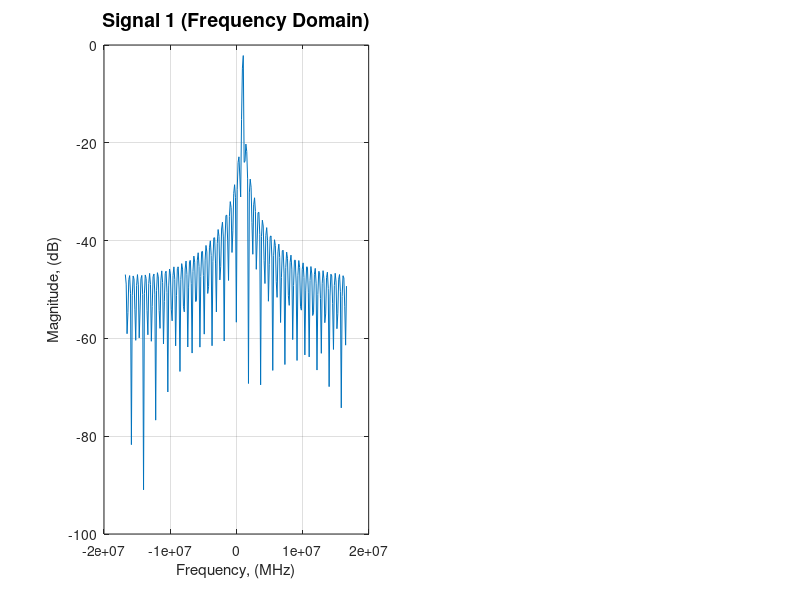

Write the MATLAB code that produced this figure. (Note: this script raises an error after producing the figure.)
function complex_signal_generator()
% ORDER OF OPERATIONS: 
%   1. Open this file and press run to create or update the .csv file
%   2. WAIT FOR THE FILE TO GENERATE - ITS BIG AND TAKES SOME TIME!!!

% Function to generate a complex sine signal

% NOTE: Number of samples per buffer to use in the asynchronous stream
%       must be divisible by 1024 and >= 1024
%       Buffer size is ???

clear; close all; clc;

% NOTE: when using the binary SC16 Q11 format,
% 1 sample consumes ~4 bytes of memory/disk space.  
% This quickly adds up: 10 seconds @ 2 MSps yields ~ 76.3 MiB.
% Be careful when using higher sample rates!

% Samples must be generated at samplerate we plan to run device at.
% Set signal length to a reasonable number of seconds. (Save disk space.)
% Check number of samples per buffer is multiple of 1024
% n_buffer = 16384 samples = 2^14 or 16 kS (binary)
% buffers = 32
% samples needed = n_buffer * buffers = 524288 = 512 kS (binary)

fs = 2^25;           % fs = sample rate, 33554432 or 32 MSps (binary)
seconds = 15.625e-3; % Number of seconds of signal to generate for .csv file, ~16 ms
n = seconds * fs;     % n = number of samples, 512 kS (binary)

% 1 MHz, in radians (ω = F_Hz * 2π)
f_hz = 1e6;
f_rad = f_hz * 2 * pi;

% Phase shift, phi or φ, in radians from degrees (φ = °/180 * π)
deg1 = 0;
phi1 = (deg1/180) * pi;
deg2 = 0;
phi2 = (deg2/180) * pi;

% Generate a vector "t" which represents time, in units of samples.
% This starts at t=0, and creates n samples in steps of 1/SAMPLE_RATE
t = 0 : (1/fs) : (seconds - 1/fs);

% Create a sinusoid (signal = e^(jωt) ) with a magnitude of 0.90
    % Eulers equation:         e^(jωt) = cos(ωt) + jsin(ωt)
% Shift signal by specified angle (shift = e^(jφ))
    % Complex wave shifted:     e^(jωt)e^(jφ) = e^(jωt + φ)
signal1 = 0.90 * exp(1j * phi1) * exp(1j * f_rad * t);
signal2 = 0.90 * exp(1j * phi2) * exp(1j * f_rad * t);


%% Verification of signals
% Select a window of time, frw, to view the complex waveform
% Frame to be shown can be selected with frn
% Period is 1 us or 0.000001 s

T = 1/f_hz; % Period of signal
frw = 6*T; % Frame width in seconds
frn = 100; % Frame number

% Select sample of s1 and s2 within the time frame
s1_framed = signal1((frn-1)*floor(frw*fs)+1:frn*floor(frw*fs));
s2_framed = signal2((frn-1)*floor(frw*fs)+1:frn*floor(frw*fs));

n = length(s1_framed); % Number of samples in framed s1
N = 2^(ceil(log2(n))); % Next power of 2 greater than n for FFT

% Create frequency domain plots
% Freq axis specified by N
f = (-fs/2:fs/N:fs/2-1);
f = [f zeros(1,N-length(f))];
% Zero padding before FFT
s1_padded = [s1_framed zeros(1,N-n)];
s2_padded = [s2_framed zeros(1,N-n)];
% Create FFTs of s1 and s2
s1_fdomain = fft(s1_padded);
s2_fdomain = fft(s2_padded);
% Shift all FFTs
s1_fdomain = 1/n*abs(fftshift(s1_fdomain));
s2_fdomain = 1/n*abs(fftshift(s2_fdomain));
% Create dB versions
s1_fdom_dB = 20.*log10(s1_fdomain);
s2_fdom_dB = 20.*log10(s2_fdomain);
% Plot frequency domain
figure('NumberTitle','off','Name','Frequency Domain',...
    'Position', [640 545 1250 420])
subplot(1,2,1)
plot(f,s1_fdom_dB,'Color', '#0072BD'); grid on;
title('Signal 1 (Frequency Domain)', 'Fontsize', 14)
xlabel('Frequency, (MHz)', 'Fontsize', 11)
ylabel('Magnitude, (dB)', 'Fontsize', 11)
xtickangle(45)
ax = gca;
ax.XAxis.Exponent = 6;
xlim([-fs/2 fs/2])
ylim([-20 0])
subplot(1,2,2)
plot(f,s2_fdom_dB,'Color', '#EDB120'); grid on;
title('Signal 2 (Frequency Domain)', 'Fontsize', 14)
xlabel('Frequency, (MHz)', 'Fontsize', 11)
ylabel('Magnitude, (dB)', 'Fontsize', 11)
xtickangle(45)
ax = gca;
ax.XAxis.Exponent = 6;
xlim([-fs/2 fs/2])
ylim([-20 0])

% Create time domain plots
% Time axis specified by frw and frn
t_plot = t((frn-1)*floor(frw*fs)+1:frn*floor(frw*fs));
% Resize signals for time domain frame
s1_tdomain = s1_padded(1:n);
s2_tdomain = s2_padded(1:n);
figure('NumberTitle','off','Name','Time Domain',...
    'Position', [640 40 1250 420])
% Plot real and imaginary parts of signal 1 in time domain
subplot(2,2,1)
s1_Re = real(s1_tdomain);
s1_Im = imag(s1_tdomain);
yyaxis left
plot(t_plot, s1_Re,'Color', '#0072BD'); grid on;
title('Signal 1 (Real and Imaginary Parts)', 'Fontsize', 14)
xlabel('Time (s)', 'Fontsize', 11)
ylabel('Re Magnitude', 'Fontsize', 11)
yyaxis right
plot(t_plot,s1_Im,'Color', '#D95319'); grid on;
ylabel('Im Magnitude', 'Fontsize', 11)
% Plot real and imaginary parts of signal 2 in time domain
subplot(2,2,2)
s2_Re = real(s2_tdomain);
s2_Im = imag(s2_tdomain);
yyaxis left
plot(t_plot, s2_Re,'Color', '#EDB120'); grid on;
title('Signal 2 (Real and Imaginary Parts)', 'Fontsize', 14)
xlabel('Time (s)', 'Fontsize', 11)
ylabel('Re Magnitude', 'Fontsize', 11)
yyaxis right
plot(t_plot,s2_Im,'Color', '#7E2F8E'); grid on;
ylabel('Im Magnitude', 'Fontsize', 11)
% Plot imaginary vs real parts of signal 1
subplot(2,2,3)
plot(s1_Re, s1_Im, '-','Color',	'#0072BD', 'LineWidth', 2); grid on;
hold on;
plot(s1_Re(1), s1_Im(1), 'k+', 'LineWidth', 2);
title('Signal 2 (Real and Imaginary Parts)', 'Fontsize', 14)
xlabel('Time (s)', 'Fontsize', 11)
ylabel('Re Magnitude', 'Fontsize', 11)
legend('Signal 1','Start','Location','northeastoutside')
axis square;
% Plot imaginary vs real parts of signal 2
subplot(2,2,4)
plot(s2_Re, s2_Im, '-','Color',	'#EDB120', 'LineWidth', 2); grid on;
hold on;
plot(s2_Re(1), s2_Im(1), 'k+', 'LineWidth', 2);
title('Signal 2 (Real and Imaginary Parts)', 'Fontsize', 14)
xlabel('Time (s)', 'Fontsize', 11)
ylabel('Re Magnitude', 'Fontsize', 11)
legend('Signal 2','Start','Location','northeastoutside')
axis square;


%% Save signals and combine into one file
% Save the signals to files
tx1_filename = 'element1.csv';
tx2_filename = 'element2.csv';
combined_filename = 'leader_zero.csv';

save_csv(tx1_filename, signal1); 
save_csv(tx2_filename, signal2);

tx1_table = readtable(tx1_filename);
tx2_table = readtable(tx2_filename);
tx2_table = renamevars(tx2_table,["Var1","Var2"],["Var3","Var4"]);
combined_table = [tx1_table tx2_table];
writetable(combined_table, combined_filename, 'Delimiter',',','WriteVariableNames',0);

delete element1.csv;
delete element2.csv;
    

end